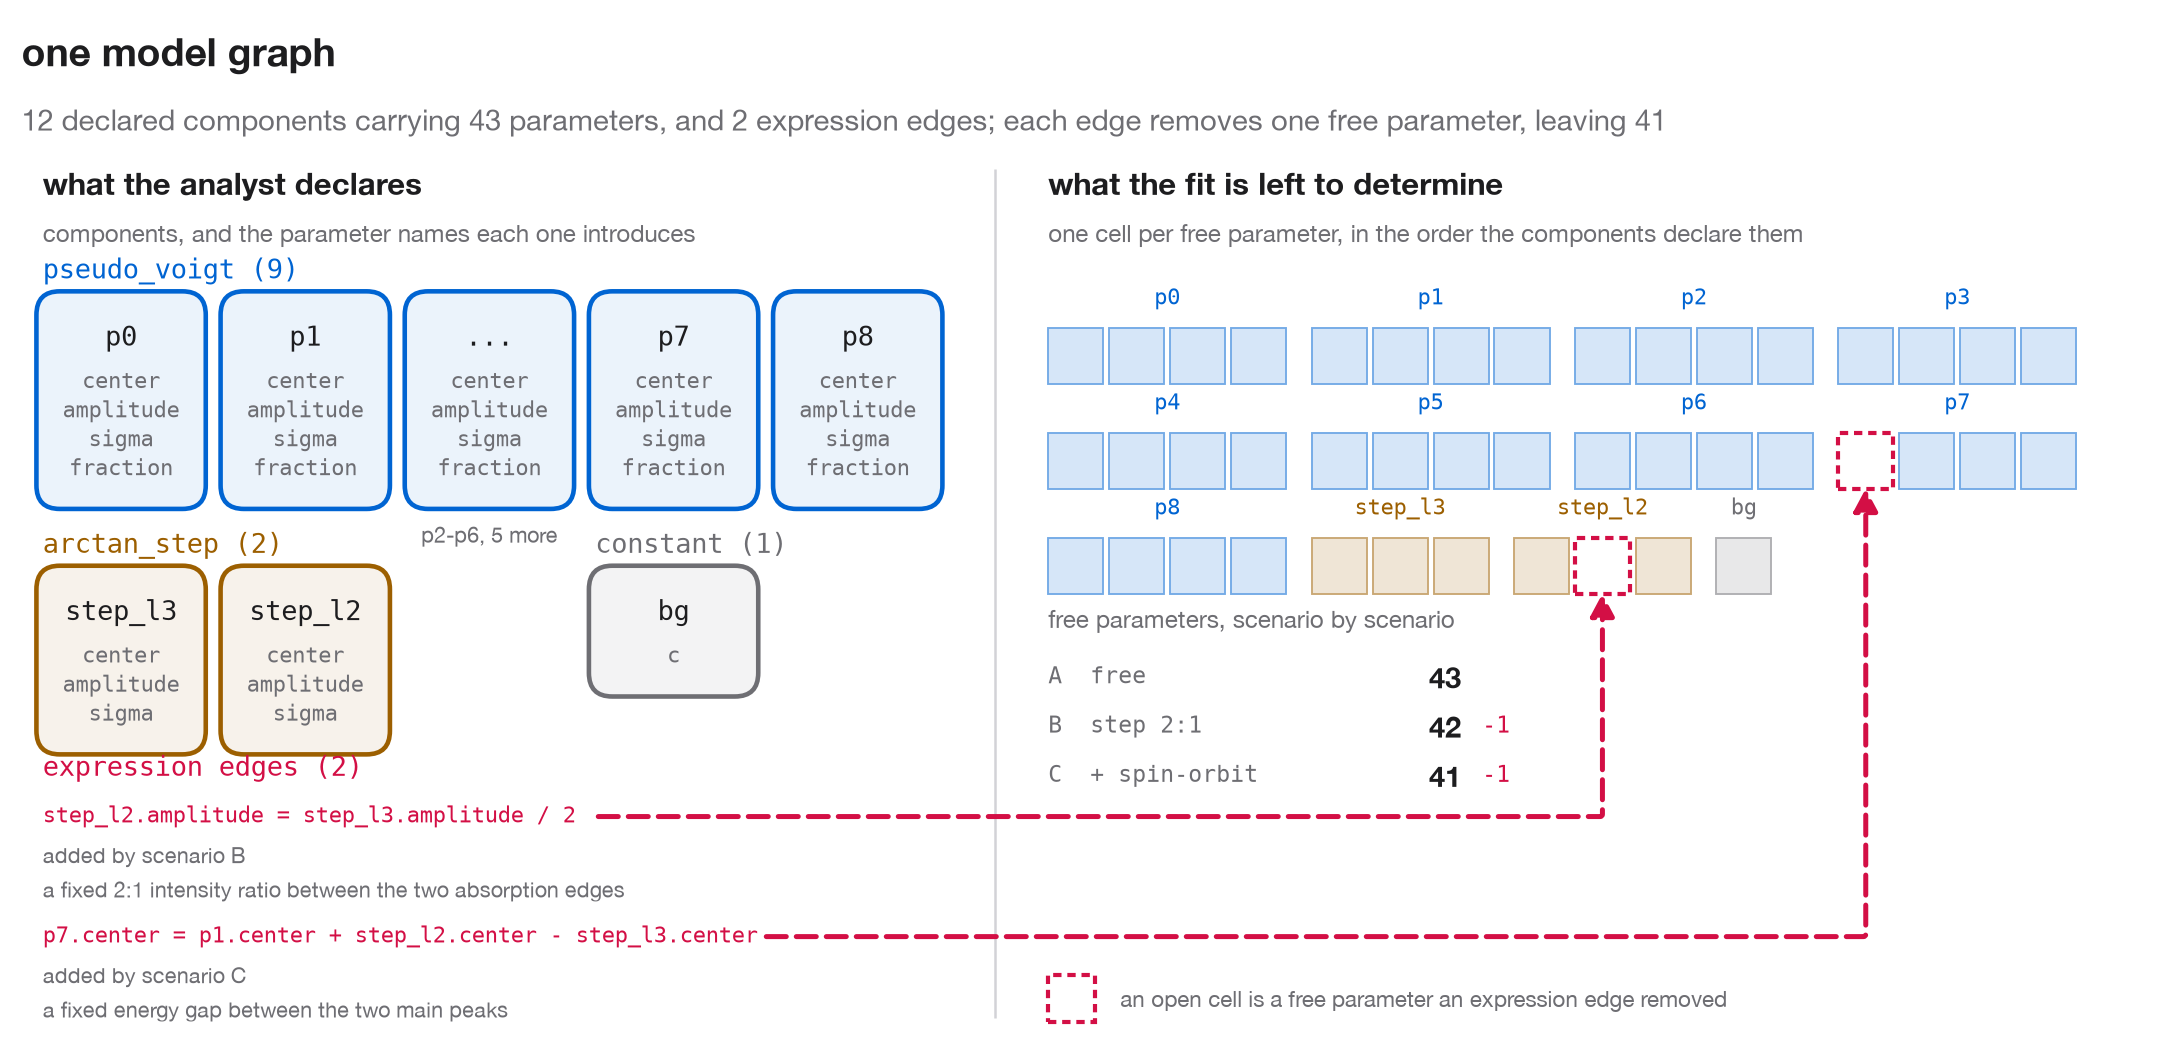

Recreate this plot in Python.
"""Figure: a declaration ledger — the model an analyst writes, and the numbers it leaves free.

The manuscript's central abstraction is that a model is a graph of named
components whose relationships are stated as expression edges, and that an
expression edge *removes a free parameter*. The paper described that in prose.
Three separate readers reported that they understood the words and could not
picture the thing. Earlier versions of this figure drew boxes near boxes and did
not fix it, because a box beside a box shows adjacency and the claim is about
subtraction. This draws the subtraction.

Reproduce from a clean clone:

    uv run --group manuscript python manuscript/examples/figures/fig_model_graph.py

Outputs (written next to this file):
    fig_model_graph.pdf   vector, for submission
    fig_model_graph.png   300 dpi raster, for preview

The composition: two registers holding different kinds of thing
---------------------------------------------------------------
The canvas splits in two, and the split is a split of *kind*, not of scale —
which is why a hairline divider separates them rather than whitespace alone.

**Left, what the analyst declares.** The component graph: the peak nodes (with
one ellipsis standing for a contiguous run of them), the two `arctan_step`
nodes, the `constant` background, and below them the expression edges. Each node
lists the parameter *names* it declares, and each group heading gives the kernel
and the count, so the three component counts add back to the total in the
subtitle. The expression edges sit in the same register because an expression is
something the analyst declares too.

**Right, what the fit is left to determine.** One cell per declared parameter,
enumerated by owning component in node order, so every component's parameters
form a contiguous run and the run lengths read off the page as 4, 4, ..., 3, 3,
1. Each run is tinted with its component's hue and captioned with its node name,
which carries the mapping from the left register without a leader line per node.
The grid's *shape* is a function of the parameter dictionary: add a peak upstream
and the grid grows four cells with nobody editing this file.

**The expression edges are the only objects that cross the divider,** and each
terminates on the single cell it removes. Those cells are the only ones drawn
unfilled and dashed — the mark that matters is the one mark that is not filled.
That is the whole argument: "an expression edge removes a free parameter" stops
being a sentence and becomes a struck cell with an arrow in it. The three-step
ledger beneath the grid then states the same fact as arithmetic, read from the
scenarios artifact rather than typed: 43 free, then 42, then 41.

This figure is the structural key to the constraint grid
--------------------------------------------------------
The two figures divide one subject. Here is what each hypothesis *is*: which
parameter it sets, from which expression, and which scenario first applies it.
There, in `fig_constraint_grid.py`, is what each hypothesis *costs*: the same
three scenarios refitted, with the residual under each panel. Neither repeats the
other, and neither owns the constraint. The definition lives once in
`fecl4_constraint_scenarios.py`, which serialises it into the sidecar this figure
reads.

What is authored and what is derived
------------------------------------
The layout is authored, like `fig_architecture.py`. Nothing else is. Component
names, the parameter names each component declares, every count, the grid's row
and run structure and the free-parameter ledger all come from the two sidecars.
The arrowhead is derived from each tie's own `target`, so an edge always lands on
the node the expression actually sets: an earlier version hard-coded `p7`, which
is the d5 spectrum's L2 white line but not d6's — it was correct by coincidence,
and encoded one spectrum's indices as though they were the model's.

Four things are authored prose rather than data, and are marked as such where
they appear: the kernel names in the group headings (`pseudo_voigt`,
`arctan_step`, `constant`), the plain-language gloss of the physics each tie
encodes, the register captions, and every coordinate.

A graph is a graph, and a plot is a plot
----------------------------------------
This figure reads names and counts and never a fitted value. That is one rule,
and it settles a question earlier versions kept re-opening.

Those versions printed each peak's fitted centre — "centre 706.4 eV" — under its
node, and that one decision dragged in four separate problems. It made the figure
a report of a particular solve, so the edges drawn (scenario C's) and the values
printed (the case study's, which applies the 2:1 tie and *not* the spin-orbit
tie) came from different fits: under the committed one,
`p1.center + step_l2.center - step_l3.center` evaluates to 718.2 eV against the
721.6 eV actually returned for p7, so a reader who checked the arithmetic on the
figure's own terms would find it did not close. It forced a special case for p8,
whose amplitude the solver drove to 3.0e-09 — its own floor — leaving a centre
with a 1.2e+08 eV standard error that no honest label could state. It needed a
guard to refuse any node undetermined for some *other* reason. And it still
showed only one of the four parameters a peak declares, which is the thing a
reader most needs to see.

Printing the declared parameter names instead answers all four at once. The
arithmetic cannot fail to close because none is offered. p8 needs no special
case, because a declared component declares its parameters whatever the solver
later does with them. The guard disappears. And each box now shows what a
component *is* — a named thing with named parameters — which makes the edge
formulae legible: an edge reads `step_l3.amplitude`, and `amplitude` is visibly
one of the things `step_l3` has.

One guard survives that change and is the one that matters now: the ellipsis
stands behind one shared parameter list, so if two peaks ever declared different
parameters that list would be false, and that is checked.

*Some peaks sit behind one ellipsis, and the ellipsis says how many.* Drawing
all nine costs the row its legibility and adds nothing: the argument needs the L3
white line (p1, the source of the spin-orbit expression) and the L2 white line
(p7, its target), plus one neighbour each for context. The hidden run must be
contiguous and its count is derived, so the reduction is visible rather than
implied. An earlier version labelled the ellipsis "L3 multiplet", which was
simply wrong — the run it stands for is p2 to p6, and p6 is an L2 peak. The grid
on the right hides nothing: it carries a labelled run for every component,
including the ones the left register collapses.

Determinism
-----------
The render manifest hashes the PNG byte for byte. Nothing here consults an RNG,
the backend is pinned to Agg rather than resolved from the environment, and every
string drawn on the canvas is ASCII — a font fallback is a determinism bug too,
and a `->` glyph missing from Helvetica Neue caused exactly that once. Arrows are
drawn as arrows, not typeset as arrowheads.
"""

from __future__ import annotations

import json
import re
from itertools import pairwise
from pathlib import Path
from typing import Any

import matplotlib as mpl
from matplotlib import pyplot as plt
from matplotlib.patches import FancyArrowPatch, FancyBboxPatch, Rectangle

HERE = Path(__file__).resolve().parent
RESULTS = HERE.parent / "fecl4" / "fecl4_fit_results.json"
TIES = HERE.parent / "fecl4" / "fecl4_constraint_scenarios.json"
SPECTRUM = "d5"

# The peak nodes drawn individually in the left register: the L3 white line and
# its neighbour, then the L2 white line and its neighbour. Everything between
# them is one ellipsis node whose count is derived from the fit rather than typed
# here. The right register collapses nothing.
DRAWN_PEAKS = ("p0", "p1", "p7", "p8")

# Declaration order for a component's parameters, so both the node sublabels and
# the cell runs read the same way every run whatever order the JSON happens to
# serialise them in. Anything unlisted sorts after these, alphabetically — a new
# kernel parameter appears rather than being dropped.
PARAM_ORDER = ("center", "amplitude", "sigma", "fraction", "c")

# Node order for the non-peak components, left to right and, identically, in the
# cell grid. Peaks come first in numeric order; anything unlisted sorts after
# these, alphabetically, so a new component kind appears rather than vanishing.
NODE_ORDER = ("step_l3", "step_l2", "bg")

# Kernel names. Authored prose, not data: the results sidecar records parameter
# names, not the kernel each component was built from. The COUNTS beside them are
# derived, and the three sum to the component total in the subtitle.
KERNEL_PEAK, KERNEL_STEP, KERNEL_BG = "pseudo_voigt", "arctan_step", "constant"

# What each tie encodes, in plain terms. Authored prose: "2:1 edge-jump
# degeneracy" and "spin-orbit splitting" are free to a spectroscopist and opaque
# to the general computational reader this journal also has. Keyed by tie id, so
# a constraint added upstream without a gloss here stops the figure loudly rather
# than being drawn unexplained.
PHYSICS = {
    "step": "a fixed 2:1 intensity ratio between the two absorption edges",
    "spin_orbit": "a fixed energy gap between the two main peaks",
}

# Hues, checked against docs/stylesheets/tokens/palette.css. Each is unique
# within this canvas, and each series carries a second channel — every node holds
# its own monospace name and every cell run is captioned with it — so no hue is
# load-bearing on its own and the figure survives greyscale print.
#
# #0064d2 is `--c-spectrafit-text` (palette.css:95), this project's own brand
# hue. fig_architecture.py spends the same hex on the Python surface layer; that
# meaning is DECLINED here, because this figure has no language split to carry
# and the peaks are the subject rather than a comparator.
C_PEAK = "#0064d2"  # systemBlue-text — multiplet components
# #9c5f00 is `--c-chart-2` (palette.css:148). Deliberate identical reuse: the
# arctan continuum steps carry this hue in fig_constraint_grid.py (its C_STEP)
# for the same referent, and that figure declares the shared meaning from its
# side. The two uses are one meaning, not a collision.
C_STEP = "#9c5f00"  # amber — continuum steps
# Neutral, deliberately not a hue: a constant offset is not a spectroscopic
# species, so it is drawn in the same muted grey as the sublabels rather than
# given a colour of its own. Sharing the hex with INK_MUTED is the point.
C_BG = "#6e6e73"  # grey — baseline
# #d30f45 is `--c-jax-text` (palette.css:100), the paper's reserved attention
# channel. It is spent once, on the expression edges and the cells they strike —
# the one thing this figure exists to show — and never on a component, so it
# cannot be mistaken for one. fig_constraint_grid.py names this figure at its own
# C_RESID when it reuses the hue for the residual.
C_EDGE = "#d30f45"  # systemPink-text — expression edges, the emphasised element
INK = "#1d1d1f"
INK_MUTED = "#6e6e73"
RULE = "#d2d2d7"

# Layer ladder, declared rather than inherited from call order: cells and boxes
# (2) sit under their own labels (3), the edges cross over both (4) because they
# are the figure's message, their formulae ride over the edges (5), and the frame
# text is above everything (6) so a label can never be cut by a box or an arc.
Z_BOX, Z_BOX_LABEL, Z_EDGE, Z_EDGE_LABEL, Z_FRAME = 2, 3, 4, 5, 6

# --- canvas ---------------------------------------------------------------
# One unit of x is 0.072 in and one unit of y is about 0.0729 in, so a square on
# the page is very nearly square in these coordinates.
CANVAS_W, CANVAS_H = 100.0, 48.0
DIVIDER_X = 46.0

# --- left register --------------------------------------------------------
# Five node slots, used by the peak row (all five) and by the step/background row
# (slots 0, 1 and 3).
SLOT_X0, SLOT_W, SLOT_PITCH, N_SLOTS = 1.0, 7.4, 8.7, 5
# Rows are given by their TOP edge and each node is as tall as the number of
# parameters it declares, so the one-parameter background is a small box rather
# than a large empty one. The `constant` node looking slighter than a
# `pseudo_voigt` node is a true statement about the model.
PEAK_ROW_TOP, STEP_ROW_TOP = 34.6, 21.8
NODE_H_BASE, NODE_LINE_PITCH = 4.15, 1.35
BG_SLOT = 3
# Expression entries: three lines each (the equation, the scenario stamp, the
# physics gloss), and the arrow for each leaves at the equation's height.
EDGE_BLOCK_Y, EDGE_BLOCK_PITCH = 10.4, 5.6
# An edge leaves from the end of its own equation, measured off the rendered text
# rather than guessed from a character count, so the arrow starts where the
# expression stops however long the component names upstream become. The gap is
# generous because the measurement is taken at the figure's own dpi while the PNG
# rasterises at 300, and glyph advances round differently between the two — a
# tight gap puts the first dash on the equation's last character.
EDGE_TAIL_GAP = 3.0

# --- right register -------------------------------------------------------
# The grid is anchored at its BOTTOM, so a roster that gains or loses a component
# without changing the row count leaves the ledger and the edge corridor exactly
# where they are.
GRID_X0, GRID_BOTTOM = 48.5, 20.8
CELL_W, CELL_H, CELL_GAP, RUN_GAP = 2.6, 2.6, 0.28, 1.2
ROW_PITCH, RUN_LABEL_DY = 4.9, 0.85
COMPONENTS_PER_ROW = 4
GRID_CEILING = 36.4  # the register's sub-caption; the grid may not reach it
LEDGER_Y, LEDGER_PITCH = 16.9, 2.3
LEDGER_COUNT_X, LEDGER_DELTA_X = 68.0, 69.0
KEY_Y = 1.9
# The horizontal leg of every edge runs below this, so the ledger may not.
EDGE_CORRIDOR_TOP = 11.6

mpl.rcParams.update(
    {
        "font.family": "sans-serif",
        "font.sans-serif": ["Helvetica Neue", "Helvetica", "Arial", "DejaVu Sans"],
        "pdf.fonttype": 42,
        "ps.fonttype": 42,
    },
)

# The render manifest hashes the PNG byte for byte, so the backend is pinned
# rather than resolved from the environment. Nothing here consults an RNG and the
# layout is authored, but an interactive backend picked up on one machine would
# still re-raster the same figure differently.
mpl.use("Agg")


def _ordered(names: list[str], hint: tuple[str, ...]) -> list[str]:
    """Sort by position in `hint`, with anything unlisted after it, alphabetically."""
    return sorted(names, key=lambda n: (hint.index(n) if n in hint else len(hint), n))


def graph_facts() -> dict[str, Any]:
    """Read the declared model graph — names only, never a fitted value.

    This figure draws a graph, so it reads graph properties: which components
    exist, what each one is called, which parameters each declares, and how many
    of each kind there are. It reads no parameter *value* and no standard error,
    which is what keeps it independent of which solve produced the file.

    Returns:
        The peak, step and background rosters, the parameter names each component
        declares, the full node order the cell grid is enumerated in, and the run
        of peaks the ellipsis stands for.
    """
    if not RESULTS.exists():
        msg = (
            f"{RESULTS} not found — run manuscript/examples/fecl4/"
            "fig_fecl4_case_study.py first, which writes the model declaration "
            "this figure reads its component and parameter names from"
        )
        raise SystemExit(msg)
    doc = json.loads(RESULTS.read_text())
    spec = doc["spectra"][SPECTRUM]
    params: dict[str, dict[str, Any]] = spec["parameters"]

    roster = {key.split(".", 1)[0] for key in params}
    peaks = sorted(
        (name for name in roster if re.fullmatch(r"p\d+", name)),
        key=lambda name: int(name[1:]),
    )
    others = _ordered([name for name in roster if name not in peaks], NODE_ORDER)
    steps = [name for name in others if name.startswith("step_")]
    background = [name for name in others if name not in steps]

    if len(peaks) != int(spec["n_peaks"]):
        msg = (
            f"{RESULTS} reports n_peaks={spec['n_peaks']} for spectrum "
            f"{SPECTRUM!r} but carries parameters for {len(peaks)} — the results "
            "file is internally inconsistent and this figure cannot count from it"
        )
        raise SystemExit(msg)
    missing = [name for name in (*DRAWN_PEAKS, *NODE_ORDER) if name not in roster]
    if missing:
        msg = (
            f"{RESULTS} has no {', '.join(missing)} in spectrum {SPECTRUM!r} — the "
            "case study's node names have changed and this figure needs redrawing"
        )
        raise SystemExit(msg)
    if len(background) != 1:
        msg = (
            f"spectrum {SPECTRUM!r} declares {len(background)} non-peak, non-step "
            f"components ({', '.join(background) or 'none'}) — the left register "
            "has one background slot and the heading says `constant (1)`"
        )
        raise SystemExit(msg)

    declared = {
        component: tuple(
            _ordered(
                [key.split(".", 1)[1] for key in params if key.startswith(f"{component}.")],
                PARAM_ORDER,
            ),
        )
        for component in roster
    }
    # The peak row shows one parameter list above the drawn boxes and behind an
    # ellipsis standing for the rest, so that list has to be true of every peak.
    # If two peaks ever declare different parameters the row is quietly lying.
    sets = {declared[name] for name in peaks}
    if len(sets) != 1:
        msg = (
            f"the {len(peaks)} peaks in spectrum {SPECTRUM!r} do not all declare the "
            f"same parameters ({sorted(sets)}) — one shared parameter list cannot "
            "describe the row and the peaks must be drawn separately"
        )
        raise SystemExit(msg)

    hidden = [name for name in peaks if name not in DRAWN_PEAKS]
    span = peaks[peaks.index(hidden[0]) : peaks.index(hidden[-1]) + 1]
    if hidden != span:
        msg = (
            f"the peaks behind the ellipsis are {', '.join(hidden)}, which is not a "
            "contiguous run — one ellipsis node cannot honestly stand for them and "
            "the row must be redrawn"
        )
        raise SystemExit(msg)

    return {
        "peaks": peaks,
        "steps": steps,
        "background": background[0],
        "declared": declared,
        "node_order": [*peaks, *others],
        "hidden": hidden,
    }


def constraint_ties() -> list[dict[str, str]]:
    """The tie definitions for this spectrum, read from the scenarios sidecar.

    Read rather than transcribed: `fecl4_constraint_scenarios.py` holds the one
    definition of each constraint and serialises it here, so this figure and the
    constraint grid cannot disagree about what a hypothesis says. Reading the
    JSON rather than importing the module keeps this figure free of the compiled
    extension.

    Returns:
        One entry per tie, each carrying its id, expression, target and the
        scenario that introduces it.
    """
    ties = _scenarios_doc().get("ties", {}).get(SPECTRUM)
    if not ties:
        msg = (
            f"{TIES.name} carries no `ties` block for spectrum {SPECTRUM!r} — it "
            "predates the shared tie definition, so this figure has nothing to "
            "draw its edges from. Re-run fecl4_constraint_scenarios.py."
        )
        raise SystemExit(msg)
    unknown = [t["id"] for t in ties if t["id"] not in PHYSICS]
    if unknown:
        msg = (
            f"no plain-language gloss for tie(s) {', '.join(unknown)} — a constraint "
            "was added to fecl4_constraint_scenarios.py and this figure would draw "
            "it unexplained. Add a PHYSICS entry saying what it encodes."
        )
        raise SystemExit(msg)
    return ties


def _scenarios_doc() -> dict[str, Any]:
    """Load the scenarios sidecar, or say exactly which command writes it."""
    if not TIES.exists():
        msg = (
            f"{TIES} not found — it carries the tie definitions and the free-"
            "parameter ledger this figure draws, and transcribing them here is what "
            "made this figure a third copy of one piece of physics. Produce it with:"
            "\n  uv run --group manuscript python "
            "manuscript/examples/fecl4/fecl4_constraint_scenarios.py"
        )
        raise SystemExit(msg)
    return json.loads(TIES.read_text())


def free_parameter_ledger(n_ties: int) -> list[tuple[str, int]]:
    """The scenario-by-scenario free-parameter count for this spectrum.

    Args:
        n_ties: How many expression edges the figure draws, which is how many
            steps the ledger must have after its unconstrained first row.

    Returns:
        One `(scenario label, free parameters)` pair per scenario, in file order.
    """
    rows = [r for r in _scenarios_doc().get("rows", []) if r.get("subject") == SPECTRUM]
    ledger = [(str(r["scenario"]), int(r["free_params"])) for r in rows]
    if len(ledger) != n_ties + 1:
        msg = (
            f"{TIES.name} carries {len(ledger)} scenarios for spectrum {SPECTRUM!r} "
            f"but {n_ties} ties — the ledger is meant to read as one unconstrained "
            "row followed by one row per edge, and it cannot"
        )
        raise SystemExit(msg)
    drops = [before - after for (_, before), (_, after) in pairwise(ledger)]
    if set(drops) != {1}:
        msg = (
            f"the free-parameter ledger for spectrum {SPECTRUM!r} steps by "
            f"{drops} — this figure's entire claim is that one expression edge "
            "removes exactly one free parameter, and the artifact disagrees"
        )
        raise SystemExit(msg)
    return ledger


def cell_grid(node_order: list[str], declared: dict[str, tuple[str, ...]]) -> dict[str, Any]:
    """Lay one cell per declared parameter out in runs, grouped by owning component.

    The grid is enumerated in node order and broken into rows of whole
    components, so a component's parameters are always a contiguous, unwrapped
    run and the run lengths are legible as such.

    Args:
        node_order: Components left to right, exactly as the left register lists
            them.
        declared: The parameter names each component declares.

    Returns:
        The per-parameter cell rectangles keyed `component.parameter`, one
        captioned run per component, and the grid's row count and extent.
    """
    rows = [
        node_order[i : i + COMPONENTS_PER_ROW]
        for i in range(0, len(node_order), COMPONENTS_PER_ROW)
    ]
    top_row_y = GRID_BOTTOM + CELL_H + (len(rows) - 1) * ROW_PITCH
    if top_row_y + RUN_LABEL_DY + 1.2 > GRID_CEILING:
        msg = (
            f"the parameter grid now needs {len(rows)} rows and would reach the "
            "register caption — the roster grew past what this canvas holds. Give "
            "the figure more height, or raise COMPONENTS_PER_ROW and re-check the "
            "row widths."
        )
        raise SystemExit(msg)

    cells: dict[str, tuple[float, float]] = {}
    runs: list[dict[str, Any]] = []
    widest = 0.0
    for index, row in enumerate(rows):
        cell_y = top_row_y - index * ROW_PITCH - CELL_H
        x = GRID_X0
        for component in row:
            run_x0 = x
            for name in declared[component]:
                cells[f"{component}.{name}"] = (x, cell_y)
                x += CELL_W + CELL_GAP
            x -= CELL_GAP
            runs.append({"component": component, "x0": run_x0, "x1": x, "y": cell_y})
            widest = max(widest, x - GRID_X0)
            x += RUN_GAP
    if GRID_X0 + widest > CANVAS_W - 1.0:
        msg = (
            f"the widest grid row now spans {widest:.2f} units and overruns the "
            "canvas — lower COMPONENTS_PER_ROW, or narrow CELL_W"
        )
        raise SystemExit(msg)
    return {"cells": cells, "runs": runs, "n_rows": len(rows), "top": top_row_y}


def tint(hex_colour: str, amount: float) -> tuple[float, float, float]:
    """Blend a hex colour toward white by `amount` (0 = unchanged, 1 = white)."""
    r, g, b = (int(hex_colour[i : i + 2], 16) / 255 for i in (1, 3, 5))
    return tuple(c + (1.0 - c) * amount for c in (r, g, b))


def hue_of(component: str, facts: dict[str, Any]) -> str:
    """The component's series colour, from which roster it belongs to."""
    if component in facts["peaks"]:
        return C_PEAK
    if component in facts["steps"]:
        return C_STEP
    return C_BG


def node_height(names: tuple[str, ...]) -> float:
    """How tall a node has to be to hold its id and one line per declared parameter."""
    return NODE_H_BASE + len(names) * NODE_LINE_PITCH


def node(ax, x: float, top: float, title: str, names: tuple[str, ...], colour: str) -> None:
    """Draw one component node: its id above, the parameter names it declares below.

    Nodes in a row hang from a shared top edge and take their height from what
    they declare, so a three-name step and a one-name background each sit as
    deliberately as a four-name peak.
    """
    h = node_height(names)
    y = top - h
    ax.add_patch(
        FancyBboxPatch(
            (x, y),
            SLOT_W,
            h,
            boxstyle="round,pad=0.3,rounding_size=1.1",
            linewidth=1.1,
            edgecolor=colour,
            facecolor=tint(colour, 0.92),
            zorder=Z_BOX,
        ),
    )
    ax.text(
        x + SLOT_W / 2,
        y + h - 1.9,
        title,
        ha="center",
        va="center",
        fontsize=6.6,
        color=INK,
        family="monospace",
        zorder=Z_BOX_LABEL,
    )
    middle = ((y + h - 3.3) + (y + 0.9)) / 2
    first = middle + (len(names) - 1) * NODE_LINE_PITCH / 2
    for index, name in enumerate(names):
        ax.text(
            x + SLOT_W / 2,
            first - index * NODE_LINE_PITCH,
            name,
            ha="center",
            va="center",
            fontsize=5.2,
            color=INK_MUTED,
            family="monospace",
            zorder=Z_BOX_LABEL,
        )


def draw_left_register(ax, facts: dict[str, Any]) -> None:
    """The component graph: what the analyst declares, and under what names."""
    declared, peaks, hidden = facts["declared"], facts["peaks"], facts["hidden"]
    peak_params = declared[peaks[0]]

    ax.text(
        SLOT_X0,
        39.4,
        "what the analyst declares",
        fontsize=7.4,
        color=INK,
        weight="bold",
        zorder=Z_FRAME,
    )
    ax.text(
        SLOT_X0,
        37.2,
        "components, and the parameter names each one introduces",
        fontsize=5.8,
        color=INK_MUTED,
        zorder=Z_FRAME,
    )

    # The ellipsis sits where the hidden run sits, between the peaks drawn before
    # it and the ones drawn after, so the row reads in peak order whichever peaks
    # DRAWN_PEAKS names. It carries the same parameter list as every other peak,
    # because every peak declares the same list and that is checked. What it does
    # not carry is a node name, so the run it stands for is stated under the box.
    cut = peaks.index(hidden[0])
    before = [name for name in peaks if name in DRAWN_PEAKS and peaks.index(name) < cut]
    after = [name for name in peaks if name in DRAWN_PEAKS and peaks.index(name) > cut]
    row = [*before, "...", *after]
    if len(row) > N_SLOTS:
        msg = (
            f"the peak row needs {len(row)} slots ({', '.join(row)}) and the left "
            f"register has {N_SLOTS} — hide more peaks behind the ellipsis by "
            "shortening DRAWN_PEAKS, or re-lay-out the register"
        )
        raise SystemExit(msg)
    for index, title in enumerate(row):
        node(ax, SLOT_X0 + index * SLOT_PITCH, PEAK_ROW_TOP, title, peak_params, C_PEAK)
    ax.text(
        SLOT_X0 + len(before) * SLOT_PITCH + SLOT_W / 2,
        PEAK_ROW_TOP - node_height(peak_params) - 1.5,
        f"{hidden[0]}-{hidden[-1]}, {len(hidden)} more",
        ha="center",
        va="center",
        fontsize=5.2,
        color=INK_MUTED,
        zorder=Z_FRAME,
    )
    ax.text(
        SLOT_X0,
        PEAK_ROW_TOP + 0.9,
        f"{KERNEL_PEAK} ({len(peaks)})",
        fontsize=6.6,
        color=C_PEAK,
        family="monospace",
        zorder=Z_FRAME,
    )

    if len(facts["steps"]) > BG_SLOT:
        msg = (
            f"the model declares {len(facts['steps'])} step components and the "
            f"second row keeps only {BG_SLOT} slots clear of the background — the "
            "boxes would be drawn on top of each other"
        )
        raise SystemExit(msg)
    for index, component in enumerate(facts["steps"]):
        node(
            ax,
            SLOT_X0 + index * SLOT_PITCH,
            STEP_ROW_TOP,
            component,
            declared[component],
            C_STEP,
        )
    background = facts["background"]
    node(
        ax,
        SLOT_X0 + BG_SLOT * SLOT_PITCH,
        STEP_ROW_TOP,
        background,
        declared[background],
        C_BG,
    )
    # Each group is named above its own row in its own hue. That is the colour
    # key -- there is no separate legend, because a legend would be a second
    # place to look up a fact the heading already states -- and it is also the
    # component arithmetic: these counts sum to the total in the subtitle, so a
    # reader never has to guess whether p0-p8 are nine components or nine
    # parameters of one.
    heading_y = STEP_ROW_TOP + 0.9
    ax.text(
        SLOT_X0,
        heading_y,
        f"{KERNEL_STEP} ({len(facts['steps'])})",
        fontsize=6.6,
        color=C_STEP,
        family="monospace",
        zorder=Z_FRAME,
    )
    ax.text(
        SLOT_X0 + BG_SLOT * SLOT_PITCH,
        heading_y,
        f"{KERNEL_BG} (1)",
        fontsize=6.6,
        color=C_BG,
        family="monospace",
        zorder=Z_FRAME,
    )


def draw_expressions(ax, ties: list[dict[str, str]]) -> list[tuple[float, float]]:
    """The expression edges, declared in the same register as the components.

    Returns:
        Where each edge's arrow leaves the register, in tie order.
    """
    ax.text(
        SLOT_X0,
        EDGE_BLOCK_Y + 1.9,
        f"expression edges ({len(ties)})",
        fontsize=6.6,
        color=C_EDGE,
        family="monospace",
        zorder=Z_FRAME,
    )
    tails: list[tuple[float, float]] = []
    for index, spec in enumerate(ties):
        y = EDGE_BLOCK_Y - index * EDGE_BLOCK_PITCH
        equation = f"{spec['target']} = {spec['expr']}"
        handle = ax.text(
            SLOT_X0,
            y,
            equation,
            fontsize=5.4,
            color=C_EDGE,
            family="monospace",
            va="center",
            zorder=Z_EDGE_LABEL,
        )
        renderer = ax.figure.canvas.get_renderer()
        extent = handle.get_window_extent(renderer=renderer)
        ends_at = ax.transData.inverted().transform((extent.x1, extent.y1))[0]
        if ends_at + EDGE_TAIL_GAP > DIVIDER_X:
            msg = (
                f"tie {spec['id']!r} reads `{equation}`, which runs to x={ends_at:.1f} "
                f"and reaches the divider at x={DIVIDER_X} — its arrow would start in "
                "the other register. Widen the left register, or shorten the "
                "component names upstream."
            )
            raise SystemExit(msg)
        ax.text(
            SLOT_X0,
            y - 1.8,
            f"added by scenario {spec['introduced_by'].split()[0]}",
            fontsize=5.2,
            color=INK_MUTED,
            va="center",
            zorder=Z_EDGE_LABEL,
        )
        ax.text(
            SLOT_X0,
            y - 3.4,
            PHYSICS[spec["id"]],
            fontsize=5.2,
            color=INK_MUTED,
            va="center",
            zorder=Z_EDGE_LABEL,
        )
        tails.append((ends_at + EDGE_TAIL_GAP, y))
    return tails


def draw_grid(ax, facts: dict[str, Any], grid: dict[str, Any], struck: set[str]) -> None:
    """One cell per declared parameter, in runs, with the struck cells left open."""
    ax.text(
        GRID_X0,
        39.4,
        "what the fit is left to determine",
        fontsize=7.4,
        color=INK,
        weight="bold",
        zorder=Z_FRAME,
    )
    ax.text(
        GRID_X0,
        37.2,
        "one cell per free parameter, in the order the components declare them",
        fontsize=5.8,
        color=INK_MUTED,
        zorder=Z_FRAME,
    )
    for run in grid["runs"]:
        colour = hue_of(run["component"], facts)
        ax.text(
            (run["x0"] + run["x1"]) / 2,
            run["y"] + CELL_H + RUN_LABEL_DY,
            run["component"],
            ha="center",
            va="bottom",
            fontsize=5.2,
            color=colour,
            family="monospace",
            zorder=Z_BOX_LABEL,
        )
    for key, (x, y) in grid["cells"].items():
        colour = hue_of(key.split(".", 1)[0], facts)
        open_cell = key in struck
        ax.add_patch(
            Rectangle(
                (x, y),
                CELL_W,
                CELL_H,
                linewidth=1.0 if open_cell else 0.45,
                edgecolor=C_EDGE if open_cell else tint(colour, 0.45),
                facecolor="none" if open_cell else tint(colour, 0.84),
                linestyle=(0, (2.0, 1.4)) if open_cell else "solid",
                zorder=Z_BOX,
            ),
        )


def draw_open_cell_key(ax) -> None:
    """Say what an open cell means, once, in the register's own dead space.

    This is the one thing about the grid a reader cannot infer from the geometry:
    that the unfilled, dashed cells are unfilled *because* an edge landed on
    them. It is not a legend for the hues — those are named by the group heading
    above each row of nodes and by the caption over each run of cells, and a
    legend would be a second place to look up a fact already stated.
    """
    ax.add_patch(
        Rectangle(
            (GRID_X0, KEY_Y - 1.1),
            2.2,
            2.2,
            linewidth=1.0,
            edgecolor=C_EDGE,
            facecolor="none",
            linestyle=(0, (2.0, 1.4)),
            zorder=Z_FRAME,
        ),
    )
    ax.text(
        GRID_X0 + 3.4,
        KEY_Y,
        "an open cell is a free parameter an expression edge removed",
        va="center",
        fontsize=5.4,
        color=INK_MUTED,
        zorder=Z_FRAME,
    )


def draw_ledger(ax, ledger: list[tuple[str, int]]) -> None:
    """The free-parameter count, scenario by scenario, read from the artifact."""
    ax.text(
        GRID_X0,
        LEDGER_Y + 2.3,
        "free parameters, scenario by scenario",
        fontsize=5.8,
        color=INK_MUTED,
        zorder=Z_FRAME,
    )
    previous: int | None = None
    for index, (scenario, free) in enumerate(ledger):
        y = LEDGER_Y - index * LEDGER_PITCH
        ax.text(
            GRID_X0,
            y,
            scenario,
            fontsize=5.6,
            color=INK_MUTED,
            family="monospace",
            va="center",
            zorder=Z_FRAME,
        )
        ax.text(
            LEDGER_COUNT_X,
            y,
            str(free),
            ha="right",
            va="center",
            fontsize=7.0,
            color=INK,
            weight="bold",
            zorder=Z_FRAME,
        )
        if previous is not None:
            ax.text(
                LEDGER_DELTA_X,
                y,
                f"-{previous - free}",
                va="center",
                fontsize=5.6,
                color=C_EDGE,
                family="monospace",
                zorder=Z_FRAME,
            )
        previous = free
    lowest = LEDGER_Y - (len(ledger) - 1) * LEDGER_PITCH
    if lowest < EDGE_CORRIDOR_TOP:
        msg = (
            f"the ledger now reaches y={lowest:.2f} and would sit in the corridor "
            "the expression edges cross at — an edge would be drawn through it. "
            "Shorten LEDGER_PITCH or give the figure more height."
        )
        raise SystemExit(msg)


def draw_edges(
    ax,
    ties: list[dict[str, str]],
    tails: list[tuple[float, float]],
    grid: dict[str, Any],
    drawn: set[str],
) -> list[str]:
    """Draw each expression edge from its declaration to the one cell it removes.

    The head is derived from the tie's own target, so an edge always lands on the
    parameter the expression actually sets. The route is an elbow: out along the
    corridor beneath the grid, then straight up into the cell's lower edge. An
    arc would have to be threaded between rows of cells, and any arc that misses
    is an arc that appears to strike a cell it does not.

    Returns:
        The struck cell keys, in tie order.
    """
    struck: list[str] = []
    for spec, tail in zip(ties, tails, strict=True):
        referenced = set(re.findall(r"\b([A-Za-z_]\w*)\.", f"{spec['target']} {spec['expr']}"))
        absent = sorted(name for name in referenced if name not in drawn)
        if absent:
            msg = (
                f"tie {spec['id']!r} reads `{spec['target']} = {spec['expr']}`, and it "
                f"names {', '.join(absent)}, which the left register hides behind the "
                "ellipsis — the formula would cite a node the reader cannot see, and "
                "an arrow into it would have nowhere honest to land. Add "
                f"{', '.join(absent)} to DRAWN_PEAKS."
            )
            raise SystemExit(msg)
        target = spec["target"]
        if target not in grid["cells"]:
            msg = (
                f"tie {spec['id']!r} sets {target}, which is not a declared parameter "
                f"of spectrum {SPECTRUM!r} — the scenarios sidecar and the results "
                "sidecar disagree about the model"
            )
            raise SystemExit(msg)
        x, y = grid["cells"][target]
        ax.add_patch(
            FancyArrowPatch(
                tail,
                (x + CELL_W / 2, y),
                connectionstyle="angle,angleA=0,angleB=90,rad=2.4",
                arrowstyle="-|>,head_length=4.5,head_width=2.4",
                linewidth=1.2,
                color=C_EDGE,
                linestyle=(0, (4, 2)),
                shrinkA=0.0,
                shrinkB=0.0,
                zorder=Z_EDGE,
            ),
        )
        struck.append(target)
    return struck


def draw() -> None:
    """Compose and write the figure."""
    facts = graph_facts()
    ties = constraint_ties()
    ledger = free_parameter_ledger(len(ties))
    grid = cell_grid(facts["node_order"], facts["declared"])

    n_cells = len(grid["cells"])
    if n_cells != ledger[0][1]:
        msg = (
            f"spectrum {SPECTRUM!r} declares {n_cells} parameters but "
            f"{TIES.name} reports {ledger[0][1]} free in its unconstrained scenario "
            f"({ledger[0][0]!r}) — the two sidecars describe different models and "
            "the grid would show a count the ledger contradicts"
        )
        raise SystemExit(msg)

    fig, ax = plt.subplots(figsize=(7.2, 3.5))
    ax.set_xlim(0, CANVAS_W)
    ax.set_ylim(0, CANVAS_H)
    ax.axis("off")
    # Before anything is drawn, not after. `draw_expressions` measures rendered
    # text to find where each edge should leave, and a later subplots_adjust
    # would rescale the data transform under the measurement — every arrow then
    # starts about a quarter further right than the equation it belongs to.
    fig.subplots_adjust(left=0.01, right=0.99, top=0.99, bottom=0.01)

    ax.text(0, 45.4, "one model graph", fontsize=9.4, color=INK, weight="bold", zorder=Z_FRAME)
    ax.text(
        0,
        42.4,
        f"{len(facts['node_order'])} declared components carrying {n_cells} parameters, "
        f"and {len(ties)} expression edges; each edge removes one free parameter, "
        f"leaving {ledger[-1][1]}",
        fontsize=7.0,
        color=INK_MUTED,
        zorder=Z_FRAME,
    )
    # The registers hold different KINDS of thing -- declarations on one side,
    # unknowns on the other -- so they are separated by a rule rather than by
    # whitespace, and the expression edges are the only marks that cross it.
    ax.plot(
        [DIVIDER_X, DIVIDER_X],
        [1.0, 40.6],
        linewidth=0.6,
        color=RULE,
        solid_capstyle="butt",
        zorder=1,
    )

    draw_left_register(ax, facts)
    tails = draw_expressions(ax, ties)
    drawn = {*DRAWN_PEAKS, *facts["steps"], facts["background"]}
    struck = draw_edges(ax, ties, tails, grid, drawn)
    draw_grid(ax, facts, grid, set(struck))
    draw_ledger(ax, ledger)
    draw_open_cell_key(ax)

    for ext, dpi in (("pdf", None), ("png", 300)):
        fig.savefig(HERE / f"fig_model_graph.{ext}", dpi=dpi)
    plt.close(fig)

    runs = [(run["component"], len(facts["declared"][run["component"]])) for run in grid["runs"]]
    print(
        f"components: {len(facts['node_order'])} "
        f"({len(facts['peaks'])} {KERNEL_PEAK}, {len(facts['steps'])} {KERNEL_STEP}, "
        f"1 {KERNEL_BG}); expression edges: {len(ties)}",
    )
    print(f"cells: {n_cells} in {grid['n_rows']} rows of {COMPONENTS_PER_ROW} components")
    print(f"  runs: {' '.join(f'{name}:{n}' for name, n in runs)}")
    print(f"  run lengths: {'+'.join(str(n) for _, n in runs)} = {sum(n for _, n in runs)}")
    print(
        f"drawn individually: {', '.join(DRAWN_PEAKS)}; behind the ellipsis: "
        f"{len(facts['hidden'])} ({facts['hidden'][0]}-{facts['hidden'][-1]})",
    )
    for component in (facts["peaks"][0], *facts["steps"], facts["background"]):
        print(f"  {component:8s} declares {', '.join(facts['declared'][component])}")
    for spec, target in zip(ties, struck, strict=True):
        x, y = grid["cells"][target]
        print(
            f"  edge {spec['id']:10s} {target} = {spec['expr']}  "
            f"[{spec['introduced_by']}]  struck cell at x={x:.2f} y={y:.2f}",
        )
    print(f"ledger: {' '.join(f'{label}={free}' for label, free in ledger)}")
    print("  no fitted value is read or drawn; this figure is solve-independent")
    print("wrote fig_model_graph.pdf / .png")


if __name__ == "__main__":
    draw()
